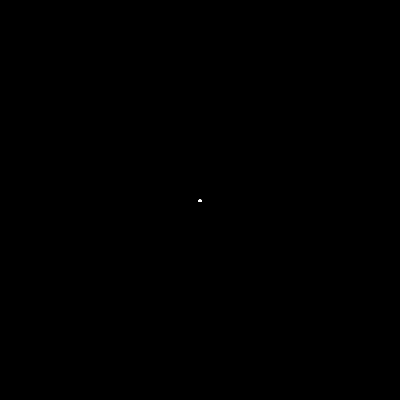
Frame 1 (no input)
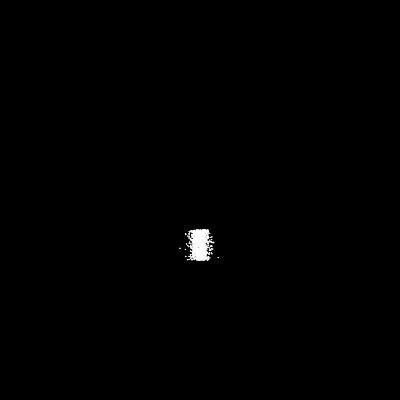
Frame 60 (no input)
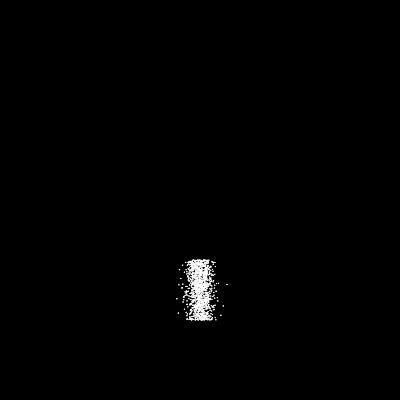
Frame 120 (the mouse pressed at the canvas centre since frame 60)

The p5.js sketch that drew these frames (run headless with seeded random() and noise() and a simulated clock; from frame 60 on, the mouse is pressed at the canvas centre):

// p5.js sketch
// ── sketch.js
let particles = []

function setup() {
  createCanvas(400, 400);
  // background(220)
  for(let i=0;i<1300;i++){
    let x = width/2
    let y = height/2
    let dia = 0.54
    particles[i]=new Particle(x,y,dia)
  }
  
}

function draw() {
  background(0);
  for(let i=0;i<particles.length;i++){

    let p=particles[i]
    p.move() 
    // p.reappear()
    p.bounce()
    p.display()
   
  }
  
}

//singular form
class Particle {
  constructor(tempX, tempY, tempDia) {
    this.x = tempX;
    this.y = tempY;
    this.dia = tempDia;
    this.xSpd = 0
    this.ySpd = random(0.5,1)
    //color
    this.r=255
    this.g=255
    this.b=255
  }
  move(){
    this.x += random(-1,1)
    this.y += this.ySpd
  }
  reappear(){
    if(this.y > height){
      this.y = 0
    }
  }
  bounce(){
    if (this.x > width || this.x <0){
      this.xSpd = -this.xSpd
    }
    if (this.y > height||this.y <0){
      this.ySpd = -this.ySpd
    }
  }
  display() {
    push();
    fill(this.r,this.g,this.b)
    stroke(this.r,this.g,this.b)
    circle(this.x, this.y, this.dia);
    pop();
  }
}
